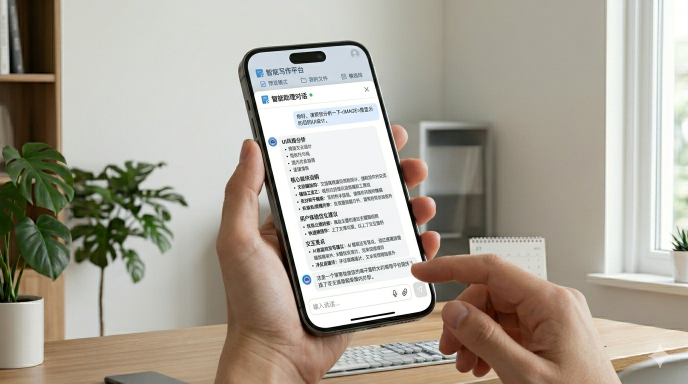
#> input picture assets/images/agent.png, 1376 x 768 px (shown at 1/2 size); its folder holds only this picture in this run
$ python compress_images.py
#> lines starting #> are read from the running program, lines starting #| are printed output that depends on the picture
#!/usr/bin/env python3
import os
from PIL import Image

def compress_image(input_path, output_path, max_width=1200, quality=85):
    """Compress an image and save it to the output path"""
#> called with input_path = 'assets/images/agent.png', output_path = 'assets/images/optimized/agent.png', max_width = 1200, quality = 85
    try:
        with Image.open(input_path) as img:
            # Calculate new dimensions while maintaining aspect ratio
#> img is the input picture: PIL image 1376x768 RGBA; mean R, G, B, A 169.8, 163.3, 150.9, 255
            width, height = img.size
#> width = 1376; height = 768
            if width > max_width:
                ratio = max_width / width
#> ratio = 0.872
                new_height = int(height * ratio)
#> new_height = 669
                img = img.resize((max_width, new_height), Image.LANCZOS)
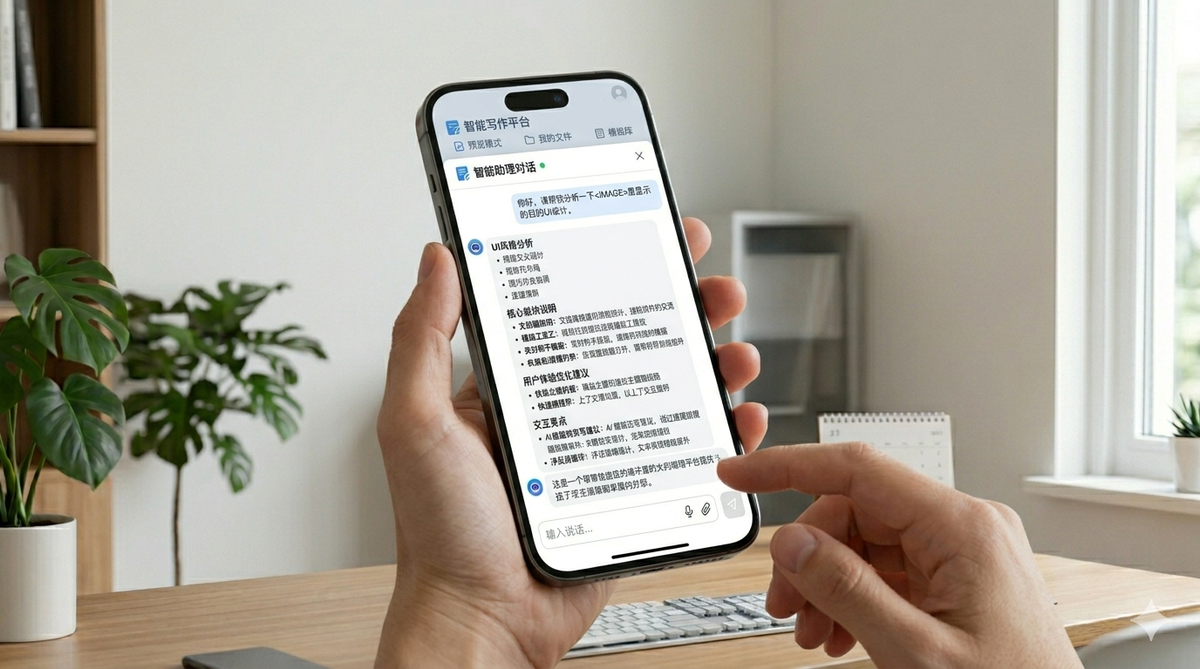
#> img: PIL image 1200x669 RGBA; mean R, G, B, A 169.8, 163.3, 150.9, 255

            # Convert RGBA to RGB if necessary
            if img.mode == 'RGBA':
                background = Image.new('RGB', img.size, (255, 255, 255))
#> background: PIL image 1200x669 RGB; every value is 255
                background.paste(img, mask=img.split()[3])
                img = background

            # Get the correct file format
            ext = os.path.splitext(output_path)[1].lower()
            format = 'JPEG' if ext in ['.jpg', '.jpeg'] else None

            # Save with compression
            img.save(output_path, format=format, optimize=True, quality=quality)
            print(f"Compressed: {os.path.basename(input_path)} -> {os.path.basename(output_path)}")
    except Exception as e:
        print(f"Error processing {input_path}: {e}")

def main():
    """Main function to compress all images"""
    input_dir = "assets/images"
    output_dir = "assets/images/optimized"

    # Ensure output directory exists
    os.makedirs(output_dir, exist_ok=True)

    # Get all image files
    image_extensions = ['.jpg', '.jpeg', '.png', '.gif']
    image_files = []

    for filename in os.listdir(input_dir):
        ext = os.path.splitext(filename)[1].lower()
        if ext in image_extensions:
            image_files.append(filename)

    # Compress each image
    for filename in image_files:
        input_path = os.path.join(input_dir, filename)
        output_path = os.path.join(output_dir, filename)
        compress_image(input_path, output_path)

    print(f"\nCompression completed. {len(image_files)} images processed.")

if __name__ == "__main__":
    main()
